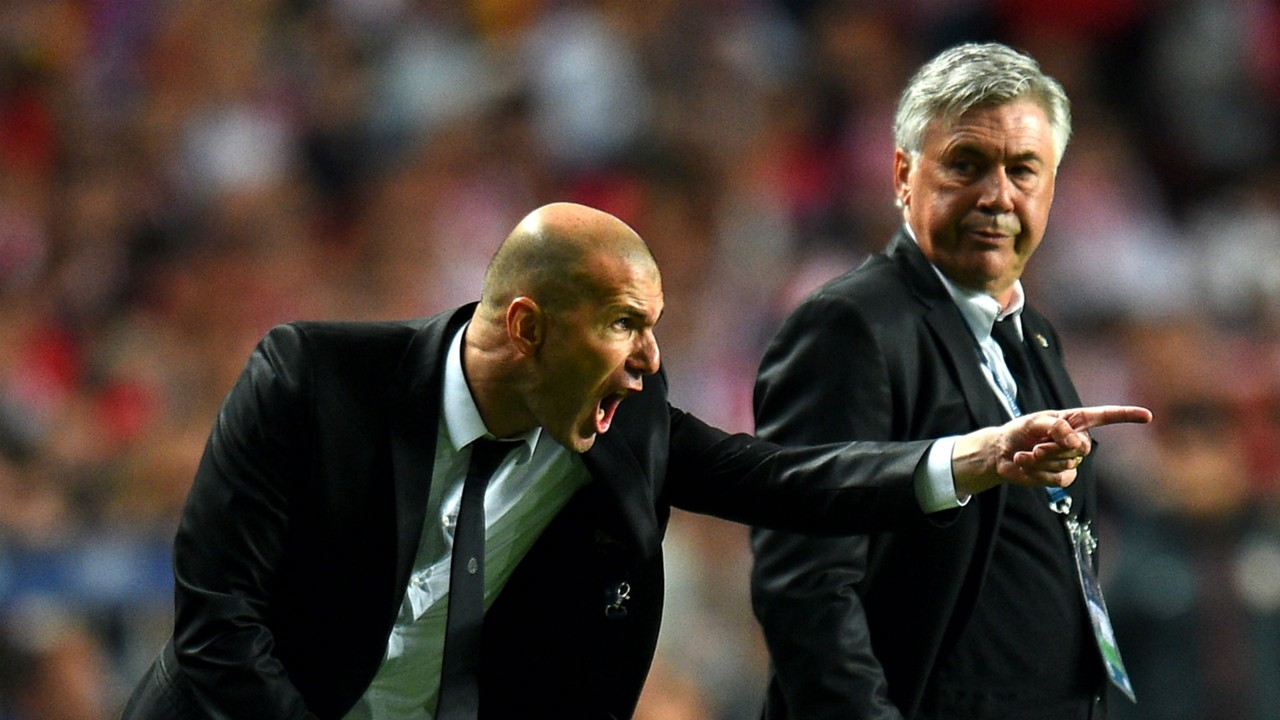
#> input picture data/images/zidane.jpg, 1280 x 720 px, given in place of ara2012_tray01_rgb.png, which was not available
$ python hsv_tuning.py   (older library calls are emulated)
#> lines starting #> are read from the running program, lines starting #| are printed output that depends on the picture; after the words box and inside, x2 and y2 are one past the last pixel; in counts of white or black regions, pixels touching at a corner belong together; pictures that were not available may be replaced by others from this repository, and a replacement may not be noted
import cv2
import numpy


def nothing(x):
    pass

# ignore video capture for now, this script will focus on static images
# cap = cv2.VideoCapture(0)
cv2.namedWindow("Trackbars")

# Set initial values for Trackbars
cv2.createTrackbar("LH", "Trackbars", 0, 179, nothing)
#> slider 'LH' is set to 35
cv2.createTrackbar("LS", "Trackbars", 0, 255, nothing)
#> slider 'LS' is set to 51
cv2.createTrackbar("LV", "Trackbars", 0, 255, nothing)
#> slider 'LV' is set to 51
cv2.createTrackbar("UH", "Trackbars", 179, 179, nothing)
cv2.createTrackbar("US", "Trackbars", 255, 255, nothing)
cv2.createTrackbar("UV", "Trackbars", 255, 255, nothing)
cv2.createTrackbar("MNSZ", "Trackbars", 0, 500, nothing)
#> slider 'MNSZ' is set to 100
cv2.createTrackbar("MXSZ", "Trackbars", 500, 500, nothing)

# Set multiplier for MNSZ/MXSZ (min and max threshholds)
multiplier = 5


while True:
    # ignore video capture for now, this script will focus on static images
    # _, frame = cap.read()
    frame = cv2.imread(r'D:\OneDrive - UNSW\COMP9331\COMP9517_Project_20T3\Tray\Ara2012\ara2012_tray01_rgb.png')
#> frame is the input picture: shape (720, 1280, 3); mean B, G, R 51.5, 58.3, 69.4
    x,y,_ = frame.shape
#> x = 720; y = 1280
    frame = cv2.resize(frame, (int(x*0.2), int(y*0.2)), interpolation=cv2.INTER_AREA)
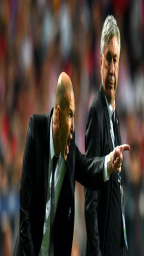
#> frame: shape (256, 144, 3); mean B, G, R 51.5, 58.3, 69.4
    hsv = cv2.cvtColor(frame, cv2.COLOR_BGR2HSV)
#> hsv: shape (256, 144, 3); mean H, S, V 57.2, 92.3, 73

    # Store trackbar variables
    lower_hue = cv2.getTrackbarPos("LH", "Trackbars")
    lower_saturation = cv2.getTrackbarPos("LS", "Trackbars")
    lower_value = cv2.getTrackbarPos("LV", "Trackbars")
    upper_hue = cv2.getTrackbarPos("UH", "Trackbars")
    upper_saturation = cv2.getTrackbarPos("US", "Trackbars")
    upper_value = cv2.getTrackbarPos("UV", "Trackbars")
    min_size = cv2.getTrackbarPos("MNSZ", "Trackbars") * multiplier
    max_size = cv2.getTrackbarPos("MXSZ", "Trackbars") * multiplier

    lower_hsv_range = numpy.array([lower_hue, lower_saturation, lower_value])
    upper_hsv_range = numpy.array([upper_hue, upper_saturation, upper_value])
    mask = cv2.inRange(hsv, lower_hsv_range, upper_hsv_range)
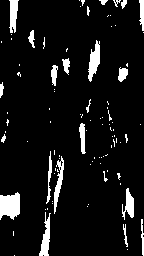
#> mask: shape (256, 144); 7.9% white; 95 white regions (72 under 20 px)

    result = cv2.bitwise_and(frame, frame, mask=mask)
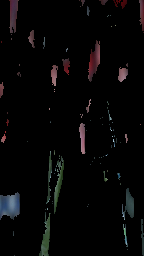
#> result: shape (256, 144, 3); mean B, G, R 5.8, 5.6, 6.2

    _, contours, _ = cv2.findContours(mask, cv2.RETR_TREE, cv2.CHAIN_APPROX_SIMPLE)
#> contours = 99 contours, 82 with area under 20; largest, box (x1, y1, x2, y2) and area: (0, 192, 20, 220) 392, (88, 40, 100, 82) 234, (39, 212, 51, 256) 198, (54, 156, 64, 214) 178, (9, 0, 19, 33) 178
    contours = [c for c in contours if min_size <= cv2.contourArea(c) <= max_size]
#> contours = []
    cv2.drawContours(frame, contours, -1, (0, 255, 0), 2)

    # Show the frame, mask and result
    cv2.imshow("frame", frame)

    cv2.imshow("mask", mask)
    cv2.imshow("result", result)

    # Break out of this while loop on 'escape' press
    key = cv2.waitKey(1)
#> (key Esc is pressed here)
    if key == 27:
        break

# ignore video capture for now, this script will focus on static images
# cap.release()
cv2.destroyAllWindows()
